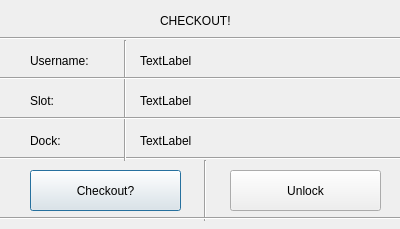
<?xml version="1.0" encoding="UTF-8"?>
<ui version="4.0">
 <class>Dialog</class>
 <widget class="QDialog" name="Dialog">
  <property name="geometry">
   <rect>
    <x>0</x>
    <y>0</y>
    <width>400</width>
    <height>229</height>
   </rect>
  </property>
  <property name="windowTitle">
   <string>Dialog</string>
  </property>
  <widget class="QLabel" name="label">
   <property name="geometry">
    <rect>
     <x>160</x>
     <y>10</y>
     <width>101</width>
     <height>21</height>
    </rect>
   </property>
   <property name="text">
    <string>CHECKOUT!</string>
   </property>
  </widget>
  <widget class="Line" name="line_2">
   <property name="geometry">
    <rect>
     <x>0</x>
     <y>30</y>
     <width>401</width>
     <height>16</height>
    </rect>
   </property>
   <property name="orientation">
    <enum>Qt::Horizontal</enum>
   </property>
  </widget>
  <widget class="QLabel" name="label_2">
   <property name="geometry">
    <rect>
     <x>30</x>
     <y>50</y>
     <width>91</width>
     <height>21</height>
    </rect>
   </property>
   <property name="text">
    <string>Username:</string>
   </property>
  </widget>
  <widget class="QLabel" name="label_3">
   <property name="geometry">
    <rect>
     <x>30</x>
     <y>90</y>
     <width>67</width>
     <height>21</height>
    </rect>
   </property>
   <property name="text">
    <string>Slot:</string>
   </property>
  </widget>
  <widget class="QLabel" name="label_4">
   <property name="geometry">
    <rect>
     <x>30</x>
     <y>130</y>
     <width>67</width>
     <height>21</height>
    </rect>
   </property>
   <property name="text">
    <string>Dock:</string>
   </property>
  </widget>
  <widget class="Line" name="line_3">
   <property name="geometry">
    <rect>
     <x>0</x>
     <y>150</y>
     <width>401</width>
     <height>16</height>
    </rect>
   </property>
   <property name="orientation">
    <enum>Qt::Horizontal</enum>
   </property>
  </widget>
  <widget class="Line" name="line_9">
   <property name="geometry">
    <rect>
     <x>100</x>
     <y>40</y>
     <width>51</width>
     <height>121</height>
    </rect>
   </property>
   <property name="orientation">
    <enum>Qt::Vertical</enum>
   </property>
  </widget>
  <widget class="Line" name="line_4">
   <property name="geometry">
    <rect>
     <x>0</x>
     <y>70</y>
     <width>401</width>
     <height>16</height>
    </rect>
   </property>
   <property name="orientation">
    <enum>Qt::Horizontal</enum>
   </property>
  </widget>
  <widget class="Line" name="line_5">
   <property name="geometry">
    <rect>
     <x>0</x>
     <y>110</y>
     <width>401</width>
     <height>16</height>
    </rect>
   </property>
   <property name="orientation">
    <enum>Qt::Horizontal</enum>
   </property>
  </widget>
  <widget class="QPushButton" name="checkout_yes">
   <property name="geometry">
    <rect>
     <x>30</x>
     <y>170</y>
     <width>151</width>
     <height>41</height>
    </rect>
   </property>
   <property name="text">
    <string>Checkout?</string>
   </property>
  </widget>
  <widget class="QPushButton" name="checkout_no">
   <property name="geometry">
    <rect>
     <x>230</x>
     <y>170</y>
     <width>151</width>
     <height>41</height>
    </rect>
   </property>
   <property name="text">
    <string>Unlock</string>
   </property>
  </widget>
  <widget class="Line" name="line_10">
   <property name="geometry">
    <rect>
     <x>180</x>
     <y>160</y>
     <width>51</width>
     <height>61</height>
    </rect>
   </property>
   <property name="orientation">
    <enum>Qt::Vertical</enum>
   </property>
  </widget>
  <widget class="Line" name="line_6">
   <property name="geometry">
    <rect>
     <x>0</x>
     <y>210</y>
     <width>401</width>
     <height>16</height>
    </rect>
   </property>
   <property name="orientation">
    <enum>Qt::Horizontal</enum>
   </property>
  </widget>
  <widget class="QLabel" name="checkout_username">
   <property name="geometry">
    <rect>
     <x>140</x>
     <y>50</y>
     <width>67</width>
     <height>21</height>
    </rect>
   </property>
   <property name="text">
    <string>TextLabel</string>
   </property>
  </widget>
  <widget class="QLabel" name="checkout_slot">
   <property name="geometry">
    <rect>
     <x>140</x>
     <y>90</y>
     <width>67</width>
     <height>21</height>
    </rect>
   </property>
   <property name="text">
    <string>TextLabel</string>
   </property>
  </widget>
  <widget class="QLabel" name="checkout_dock">
   <property name="geometry">
    <rect>
     <x>140</x>
     <y>130</y>
     <width>67</width>
     <height>21</height>
    </rect>
   </property>
   <property name="text">
    <string>TextLabel</string>
   </property>
  </widget>
 </widget>
 <resources/>
 <connections/>
</ui>
